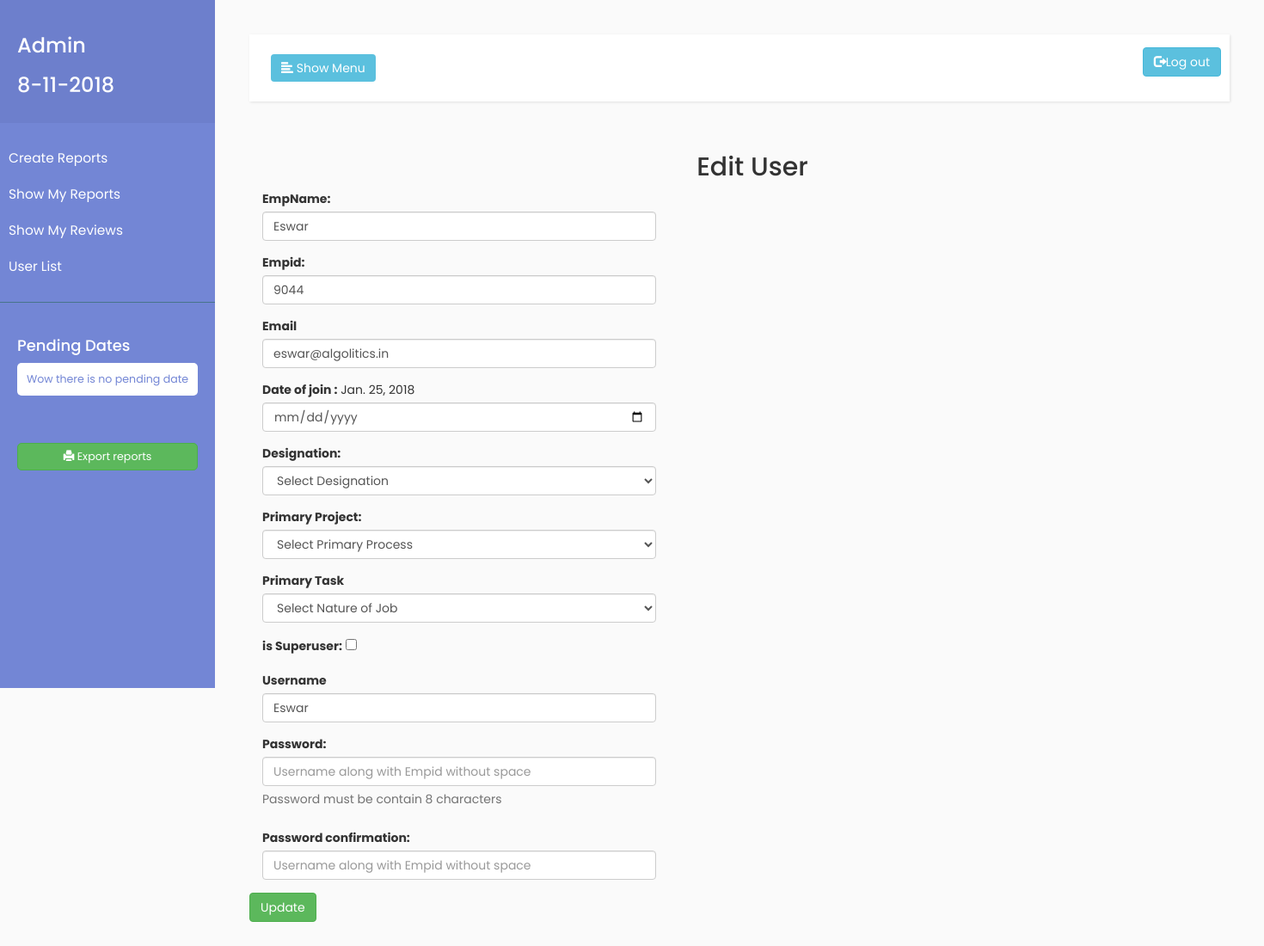
Page /useredit/9044 (signed in) on the committed database.
### report/models.py (models this page shows, shortened)
class CustomUser(AbstractUser):
    objects         = CustomUserManager()
    id              = models.AutoField(primary_key=True)
    primary_project = models.CharField(max_length=250)
    Empid           = models.IntegerField()
    EmpName         = models.CharField(max_length=250)
    date_join       = models.DateField(blank=True, null=True)
    primary_process = models.CharField(max_length=250)
    processwillInclude = models.CharField(blank=True, max_length=250)
    Designation = models.CharField(blank=True, max_length=250, null=True)

### report/views.py (the view, shortened to what this page needs)
# urls.py: url(r'^useredit/(?P<eid>\d+)$', views.edit_user, name='edit_user'),
def edit_user(request,eid):
    if request.user.is_authenticated:
        result_set = get_object_or_404(CustomUser, Empid=eid)
        form = CustomUserCreationForm(instance=result_set)
        return render(request, 'users/edit_user.html',{'form':form})

### report/forms.py
class CustomUserCreationForm(UserCreationForm):
    class Meta(UserCreationForm.Meta):
        model = CustomUser
        fields = ('username', 'email','primary_project','Empid','EmpName','date_join',
                  'primary_process','is_superuser', 'Designation')

### report/templates/users/edit_user.html (shortened to what this page needs)
{% extends 'base.html'%}
{% block content %}
  {% if user.is_superuser %}
  <div class="container">
	  <form method="post">
	  <h2 align="center">Edit User</h2>
          <div class="form-group row"><div class="col-xs-5">
		<label for="id_EmpName">EmpName:</label>
		<input type="text" class="form-control" name="EmpName" id="id_EmpName" required maxlength="250" value="{{form.EmpName.value}}" >
		</div></div>
		<div class="form-group row"><div class="col-xs-5">
		<label for="id_Empid">Empid:</label>
		 <input type="number" class="form-control" name="Empid" id="id_Empid" required value="{{form.Empid.value}}">
		</div></div>
           <div class="form-group row"><div class="col-xs-5">
		<label for="id_email">Email </label>
	    <input type="email" class="form-control" name="email" id="id_email" maxlength="254" required value="{{form.email.value}}">
		</div></div>
		<div class="form-group row"><div class="col-xs-5">
		<label for="id_date_join">Date of join :</label> {{form.date_join.value}}
		 <input type="date" class="form-control" name="date_join" id="id_date_join"  required>
		</div></div>
                <div class="form-group row"><div class="col-xs-5">
		<label for="id_Designation">Designation:</label>
		<select class="form-control" name="Designation" id="id_Designation" required>
                <option value= "" selected disable hidden>Select Designation</option>
                </select>
		</div></div>
		<div class="form-group row"><div class="col-xs-5">
		<label for="id_primary_process">Primary Project:</label>
		<select class="form-control" name="primary_process" id="id_primary_process" required>
                <option value= "" selected disable hidden>Select Primary Process</option>
                </select>
		</div></div>
                <div class="form-group row"><div class="col-xs-5">
		<label for="id_primary_project">Primary Task</label>
		 <select class="form-control" name="primary_project" id="id_primary_project" required>
                    <option value= "" selected disable hidden>Select Nature of Job</option>
                 </select>
		</div></div>
			<div class="form-group">
			<label for="id_is_superuser">is Superuser:</label>
			<input type="checkbox"  name="is_superuser" id="id_is_superuser">
			</div>
			<div class="form-group row">
				<div class="col-xs-5">
			  	<label for="id_username">Username</label>
			  	<input type="text" class="form-control" name="username" id="id_username" required  maxlength="150" placeholder = "Username with @anddomainname of user's mailid" value="{{form.username.value}}">
				</div></div>
			<div class="form-group row"><div class="col-xs-5">
			<label for="id_password1">Password:</label>
			<input type="password" class="form-control" name="password1" id="id_password1" required placeholder = "Username along with Empid without space">
			<span class="help-block">Password must be contain 8 characters</span>
			</div></div>
			<div class="form-group row"><div class="col-xs-5">
			<label for="id_password2">Password confirmation:</label>
			<input type="password" class="form-control" name="password2" id="id_password2" required placeholder = "Username along with Empid without space">
			</div></div>
			<div class="row">
			 <button type="submit"  class="btn btn-success">Update</button></div>
	  	</form>
	</div>
  {% elif user.is_active %}
	<h1>You are customer user</h1>
	{% else %}
<p> you are not superuser login as supper user to create users</p>
<p><a href="{% url 'login' %}"> Log In </a></p>
{% endif %}
{%endblock%}

### templates/base.html (shortened to what this page needs)
{% load static %}
<!DOCTYPE html>
<html>
    <head>
        <link href="{% static 'css/bootstrap.min.css' %}" rel="stylesheet" type= "image/gif" size = "16x16">
        <link rel="stylesheet" href="https://maxcdn.bootstrapcdn.com/bootstrap/3.3.7/css/bootstrap.min.css">
        <link href="{% static 'css/style2.css' %}" rel="stylesheet">
        <link rel="stylesheet" href="https://cdnjs.cloudflare.com/ajax/libs/malihu-custom-scrollbar-plugin/3.1.5/jquery.mCustomScrollbar.min.css">
    </head>
    <body>
        <div class="wrapper">
            <nav id="sidebar">
                <div class="sidebar-header">
                    <h3>{{ user.username|title }}</h3>
					<h3 id="today_date"></h3>
                </div>
                <ul class="list-unstyled components">
                	<li>
                       <a href="/reports">Create Reports</a>
                    </li>
                    <li>
                       <a href="/reportlist">Show My Reports</a>
                    </li>
                    <li>
                       <a href="/reviewlist">Show My Reviews</a>
                    </li>
                    {% if user.is_superuser %}
                    <li>
                        <a href="/userlist">User List</a>
                    </li>
                    {% endif %}
                </ul>
                <ul class="list-unstyled CTAs">
                	{% if 'userlist' not in request.path%}
                		{%if 'signup' not in request.path%}
                		 {%if 'editreports' not in request.path%}
                		 {%if 'export' not in request.path%}
		                	<h4>Pending Dates</h4>
		                    {%for date in dates%}
		                    <li><a class="download">{{date.weekday}}</a></li>
		                    {% empty %}
		                     <li><a class="download">Wow there is no pending date</a></li>
		                    {%endfor%}
		                 {% endif %}
		                 {% endif %}
		                {% endif %}
                    {% endif %}
                </ul>
                <ul class="list-unstyled CTAs">
                	{% if user.is_superuser %}
                    <a href="{% url 'export_users_xls' %}" class="btn btn-success btn-md">
			          <span class="glyphicon glyphicon-print"></span> Export reports
			        </a>
                    {% endif %}
                </ul>
            </nav>
            <div id="content">
                <nav class="navbar navbar-default">
                    <div class="container-fluid">
                        <div class="navbar-header">
                            <button type="button" id="sidebarCollapse" class="btn btn-info navbar-btn">
                                <i class="glyphicon glyphicon-align-left"></i>
                                <span>Show Menu</span>
                            </button>
                        </div>
						<div class="navbar-header navbar-right">
                            <ul class="nav navbar-nav navbar-right">
                                <a href="/logout" class="btn btn-info btn-md">
						        <span class="glyphicon glyphicon-log-out"></span>Log out</a>
                            </ul>
                        </div>
                    </div>
                </nav>
				{% block content %}
		    	{% endblock %}
            </div>
        </div>
    </body>
</html>

### static/css/style2.css (style rules this page uses)
body { font-family: 'Poppins', sans-serif; background: #fafafa; }
a, a:hover, a:focus { color: inherit; text-decoration: none; transition: all 0.3s; }
.navbar { padding: 15px 10px; background: #fff; border: none; border-radius: 0; margin-bottom: 40px; box-shadow: 1px 1px 3px rgba(0, 0, 0, 0.1); }
.navbar-btn { box-shadow: none; outline: none !important; border: none; }
#sidebar { width: 250px; position: fixed; top: 0; left: 0; height: 100vh; z-index: 999; background: #7386D5; color: #fff; transition: all 0.3s; }
#sidebar .sidebar-header { padding: 20px; background: #6d7fcc; }
#sidebar ul.components { padding: 20px 0; border-bottom: 1px solid #47748b; }
#sidebar ul li a { padding: 10px; font-size: 1.1em; display: block; }
ul.CTAs { padding: 20px; }
ul.CTAs a { text-align: center; font-size: 0.9em !important; display: block; border-radius: 5px; margin-bottom: 5px; }
a.download { background: #fff; color: #7386D5; }
#content { width: calc(100% - 250px); padding: 40px; min-height: 100vh; transition: all 0.3s; position: absolute; top: 0; right: 0; }

### rows in the picture
CustomUser: username "Admin"
CustomUser: EmpName "Eswar", email "eswar@algolitics.in", date_join.value "Jan. 25, 2018", username "Eswar"
